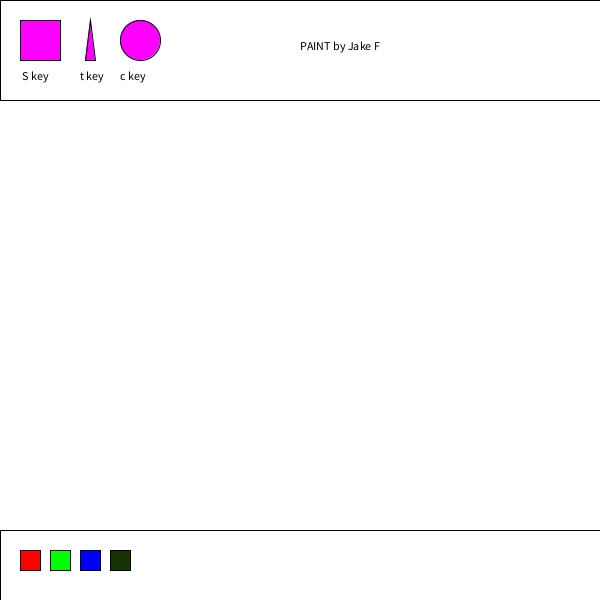
Frame 1 (no input)
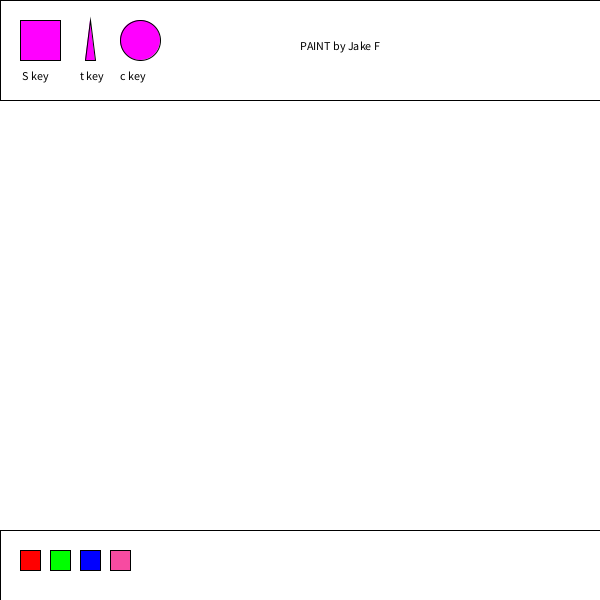
Frame 60 (the mouse pressed at the canvas centre just before this capture)
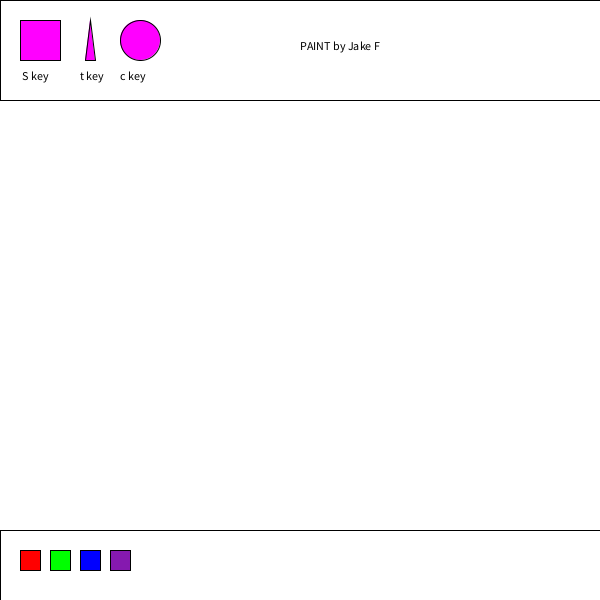
Frame 120 (the mouse held since frame 60 and released just before this capture)

The Processing sketch that drew these frames (run headless with seeded random() and noise(); from frame 60 on, the mouse is pressed at the canvas centre):

// Processing sketch: processing_144189
// ── processing_144189.pde

float col = 0;
float g;
float b;
float r;
float ran;

void setup () {
  size (600,600); background (255);  }
  
void draw () 
{
  r =255;
  g =240;
  b = 200;
  
  
  
  fill (255,0,0);
  rect (20,550,20,20);
  fill (0,255,0);
  rect (50,550,20,20);
  fill (0,0,255);
  rect (80,550,20,20);
  fill (random(0,250),random (0,250),random (0,250));
  rect (110,550,20,20);
  
  fill (random (0,255),random (0,255),random (0,255));
  
  if (col == r) {fill (255,0,0);}
  if (col == g) {fill (0,255,0);}
   if (col == b) {fill (0,0,200);}
   if (col == ran) {fill(random(0,250),random (0,250),random (0,250));}
   
  
// assigns shape to pen   
if(key=='c') { ellipse (mouseX, mouseY,10,10);}    
if(key=='s') { rect(mouseX, mouseY, 10, 10);}
if (key=='t') {triangle (mouseX, mouseY,mouseX-10,mouseY+10,mouseX+10,mouseY+10);}

//assigns color to pen
if (mouseX >=20 && mouseX <= 50 && mouseY >=550) {col = r; }
if (mouseX >=60 && mouseX <=89 && mouseY >=550) {col = g; }
if (mouseX >=90 && mouseX <=119 && mouseY >=550) {col = b; }
if (mouseX >=120 &&mouseX <=160 && mouseY >=550) {col = ran; }

fill (255);
rect (0,0,600,100);
rect (0,530,600,70);
 fill (255,0,255);
  rect (20,20,40,40);
  fill (0);
  text ("S key", 22,80);
  text ("t key", 80, 80);
  text ("c key", 120,80);
  text ("PAINT by Jake F", 300, 50);
  
  
     fill (255,0,255);
  triangle (90,20,85,60,95,60);
  ellipse (140,40,40,40); 
   
  
  
  
  
  fill (255,0,0);
  rect (20,550,20,20);
  fill (0,255,0);
  rect (50,550,20,20);
  fill (0,0,255);
  rect (80,550,20,20);
  fill (random(0,250),random (0,250),random (0,250));
  rect (110,550,20,20);

  
}
